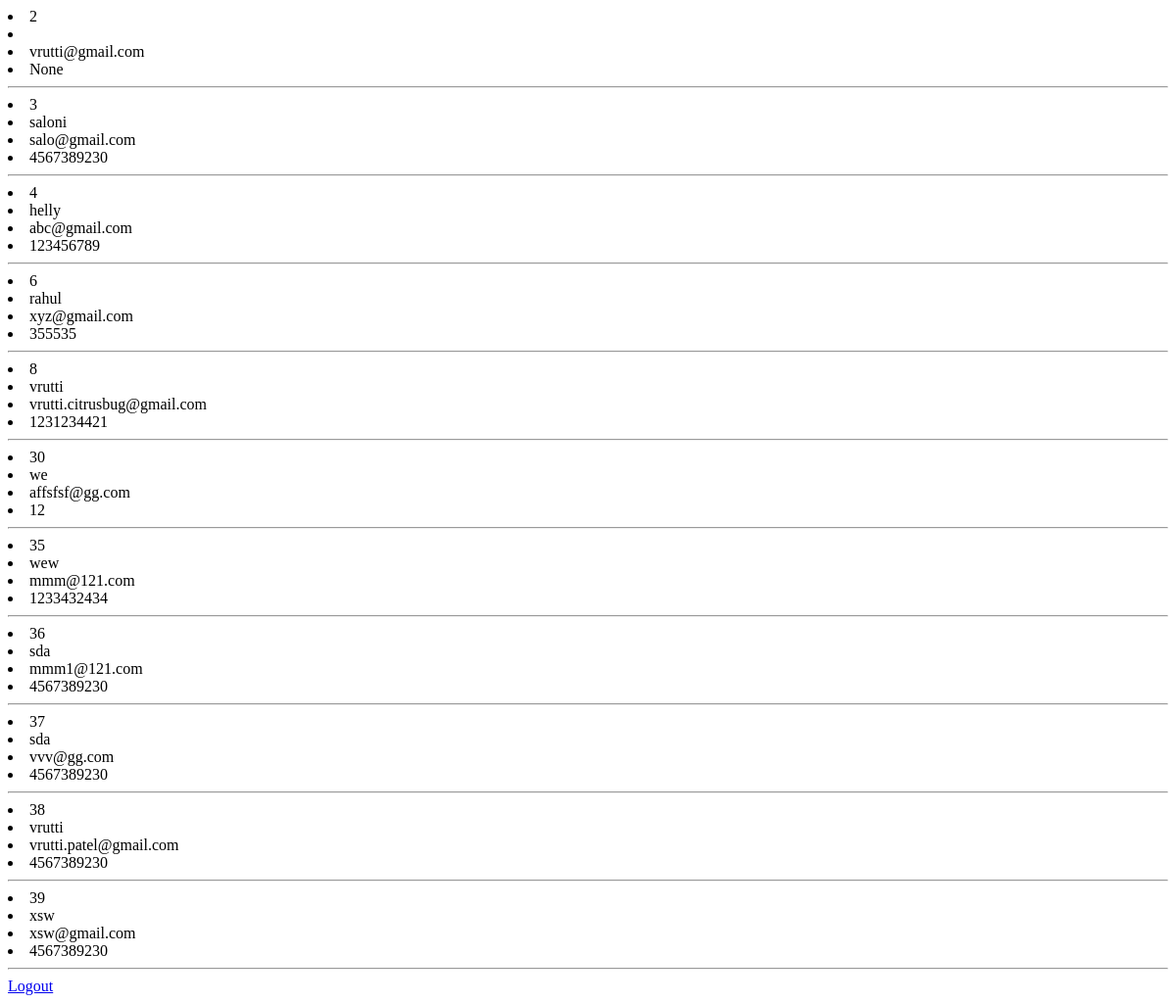
/all, run on an earlier commit of the app's database.
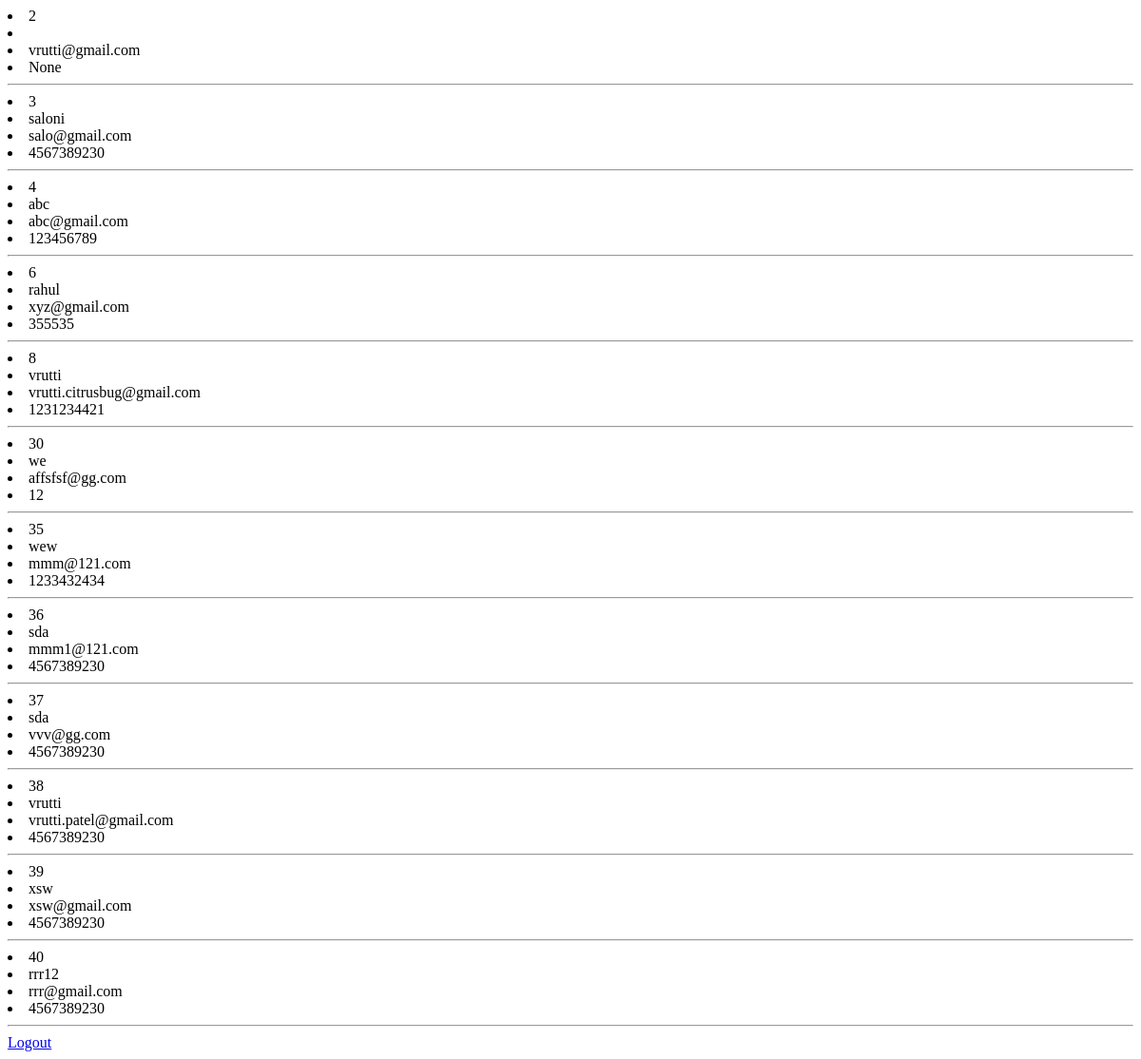
And on a later commit of the database.
### formdjapp/models.py (models this page shows)
class User(AbstractBaseUser,PermissionsMixin):
    username=None
    email=models.EmailField(max_length=60,blank=False,unique=True)
    phno=models.CharField(max_length=10,blank=True,null=True)
    name=models.CharField(max_length=100)
    USERNAME_FIELD='email'
    is_superuser= models.BooleanField(default=False)
    is_staff= models.BooleanField(default=False)
    is_active= models.BooleanField(default=True)
    REQUIRED_FIELDS = []
    objects =UserManager()

### formdjapp/views.py (the view)
# urls.py: path('all',views.all.as_view(),name="all"),
class all(ListView):
    template_name='alluser.html'
    model=User
    def get_queryset(self):
        qs=User.objects.all()
        return qs

### templates/alluser.html (shortened to what this page needs)
<!DOCTYPE html>
<html lang="en">
<head>
</head>
<body>
    {%for ele in object_list%}
    <li>{{ele.id}}</li>
    <li>{{ele.name}}</li>
    <li>{{ele.email}}</li>
    <li>{{ele.phno}}</li>
    <hr>
    {%empty%}
     no obj
    {%endfor%}
    <a href="/logout">Logout</a>
</body>
</html>

What changed in the data, as far as the page shows it:
changed User "abc@gmail.com": name "helly" → "abc"
added User: id "40", name "rrr12", email "rrr@gmail.com", phno "4567389230"
